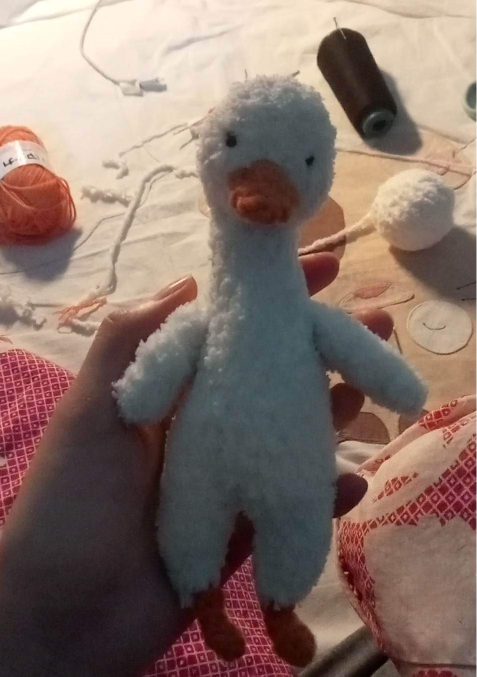
#> input picture Learn-OpenCV/Resize-Img/test.jpg, 954 x 1353 px, found by its file name (shown at 1/2 size)
$ python Resize-Img.py
#> lines starting #> are read from the running program, lines starting #| are printed output that depends on the picture
import cv2
import numpy as np

img = cv2.imread("D:/Github/Opencv/Learn-OpenCV/Resize-Img/test.jpg")
#> img is the input picture: shape (1353, 954, 3); mean B, G, R 104.5, 113.2, 134

# chiều rộng và chiều cao tùy chỉnh
# resize(src, dsize[, dst[, fx[, fy[, interpolation]]]])
# src: hình ảnh
# dsize: kích thước mong muốn (đầu ra)
# fx: hệ số tỉ lệ trục hoành
# fy: hệ số tỉ lệ trục tung
# interpolation: phương pháp thay đổi kích thước
# Thay đổi kích thước với

new_width = 600
new_height = 800
new_points = (new_width, new_height)

new_resized = cv2.resize(img, new_points, interpolation= cv2.INTER_LINEAR)
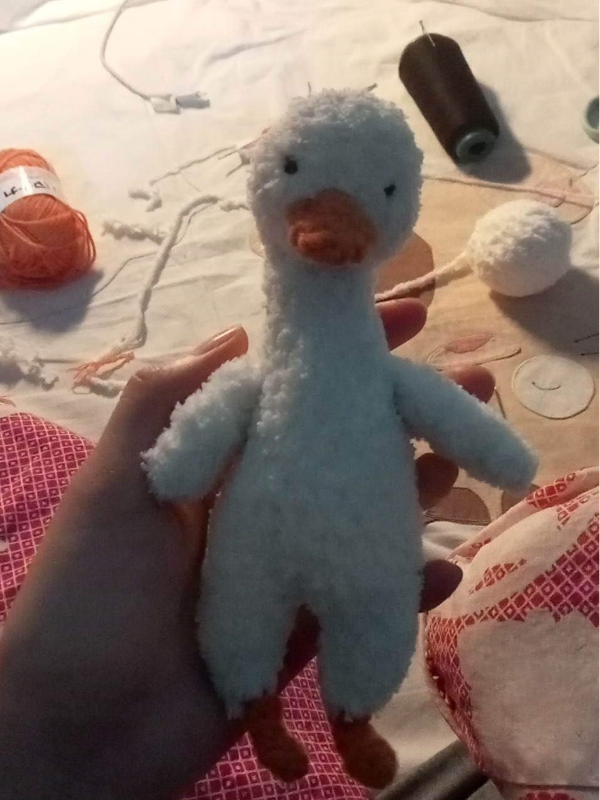
#> new_resized: shape (800, 600, 3); mean B, G, R 104.4, 113.1, 133.9

cv2.imshow('resize', new_resized)
cv2.waitKey(0)
cv2.destroyAllWindows()

scale = 0.5 # có thể có 2 scale khác nhau cho fx, fy
scale_img = cv2.resize(img, None, fx= scale, fy= scale, interpolation= cv2.INTER_LINEAR)
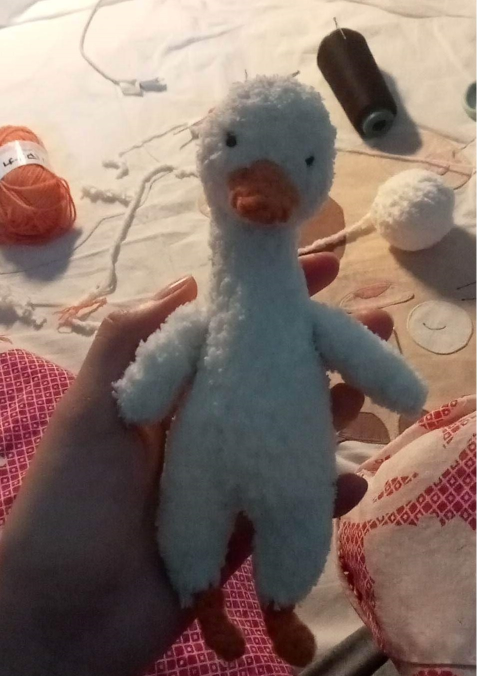
#> scale_img: shape (676, 477, 3); mean B, G, R 104.7, 113.4, 134.1

cv2.imshow('scale', scale_img)
cv2.waitKey(0)
cv2.destroyAllWindows()

# các phương pháp thay đổi kích thước:
# INTER_AREA: (phù hợp dùng để thu nhỏ)
# những pixel xung quanh để lấy mẫu lại

# INTER_CUBIC: sử dụng phép nội suy nhị phân
# để thay đổi kích thước hình ảnh (lấy px lân cận 4x4)
# của hình ảnh, lấy trọng số trung bình của 16px để tạo px
# được nội suy mới

# INTER_LINEAR: giống INTER_CUBIC, khác: dùng lân cận 2x2
# để lấy giá trị trung bình

# INTER_NEAREST: lấy 1 px lân cận từ hình ảnh để nội suy
# (thường phù hợp cho phóng to)

inter_nearest_img = cv2.resize(img, None, fx= scale, fy= scale, interpolation= cv2.INTER_NEAREST)
inter_linear_img = cv2.resize(img, None, fx= scale, fy= scale, interpolation= cv2.INTER_LINEAR)
inter_area_img = cv2.resize(img, None, fx= scale, fy= scale, interpolation= cv2.INTER_AREA)

vertical = np.concatenate((inter_nearest_img, inter_linear_img, inter_area_img), axis= 1)
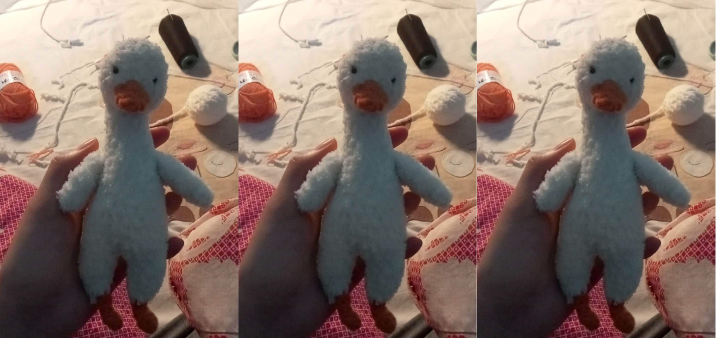
#> vertical: shape (676, 1431, 3) (shown at 1/2 size); mean B, G, R 104.6, 113.3, 134.1
cv2.imshow('Nearest :: Linear :: Area', vertical)
cv2.waitKey(0)
cv2.destroyAllWindows()
